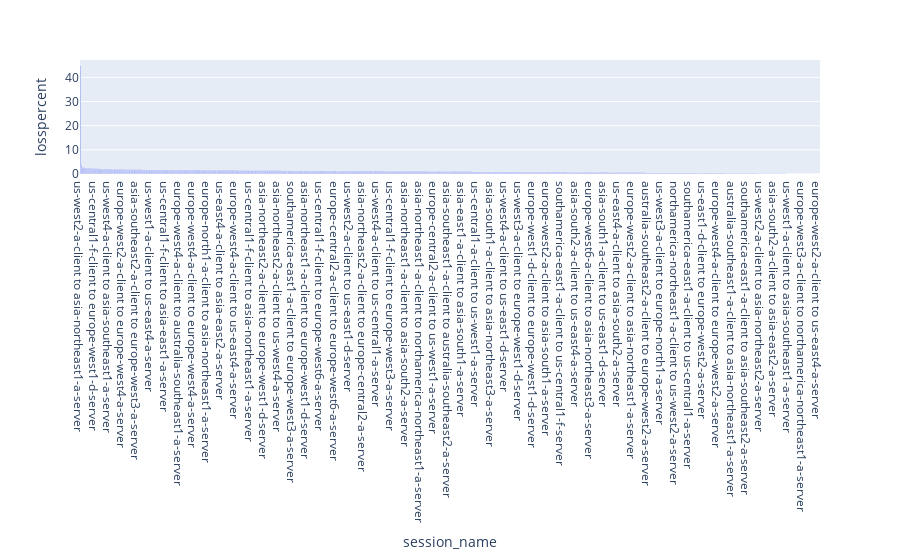

The code cell stored with this chart in its notebook:
### Markdown cell above
<h3>Top Ten Pairs with Highest Packet Loss: Highlight pairs with the highest packet loss rates.</h3

### Code cell
fig = px.bar(intragcpmean,x='session_name',y='losspercent',)
fig.update_layout(xaxis={'categoryorder':'total descending'})

### Figure 1 — Plotly figure (JSON) as saved in the notebook; plotly's stock layout.template omitted (floating-point values rounded to 4 significant figures; data arrays with more than 128 entries replaced by an {"elided": "..."} marker saying what was removed)
{"data": [{"alignmentgroup": "True", "hovertemplate": "session_name=%{x}<br>losspercent=%{y}<extra></extra>", "legendgroup": "", "marker": {"color": "#636efa", "pattern": {"shape": ""}}, "name": "", "offsetgroup": "", "orientation": "v", "showlegend": false, "textposition": "auto", "type": "bar", "x": {"elided": "783 str values"}, "xaxis": "x", "y": {"elided": "783 float values"}, "yaxis": "y"}], "layout": {"barmode": "relative", "legend": {"tracegroupgap": 0}, "margin": {"t": 60}, "xaxis": {"anchor": "y", "categoryorder": "total descending", "domain": [0, 1], "title": {"text": "session_name"}}, "yaxis": {"anchor": "x", "domain": [0, 1], "title": {"text": "losspercent"}}}}
